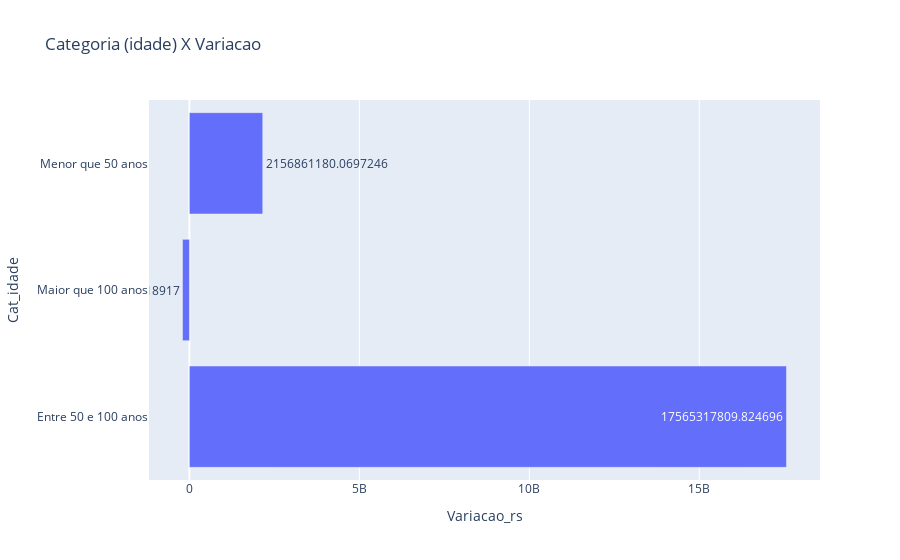

Notebook code for this chart:
### Code cell
fig_cat_idade = px.bar(df_analise_cat_idade, y='Cat_idade', x='Variacao_rs', text='Variacao_rs', title='Categoria (idade) X Variacao')
fig_cat_idade.show()

### Figure 1 — Plotly figure (JSON) as saved in the notebook; plotly's stock layout.template omitted (floating-point values rounded to 4 significant figures)
{"data": [{"alignmentgroup": "True", "hovertemplate": "Variacao_rs=%{text}<br>Cat_idade=%{y}<extra></extra>", "legendgroup": "", "marker": {"color": "#636efa", "pattern": {"shape": ""}}, "name": "", "offsetgroup": "", "orientation": "h", "showlegend": false, "text": [17570000000.0, -202400000.0, 2157000000.0], "textposition": "auto", "type": "bar", "x": [17570000000.0, -202400000.0, 2157000000.0], "xaxis": "x", "y": ["Entre 50 e 100 anos", "Maior que 100 anos", "Menor que 50 anos"], "yaxis": "y"}], "layout": {"barmode": "relative", "legend": {"tracegroupgap": 0}, "title": {"text": "Categoria (idade) X Variacao"}, "xaxis": {"anchor": "y", "domain": [0, 1], "title": {"text": "Variacao_rs"}}, "yaxis": {"anchor": "x", "domain": [0, 1], "title": {"text": "Cat_idade"}}}}
